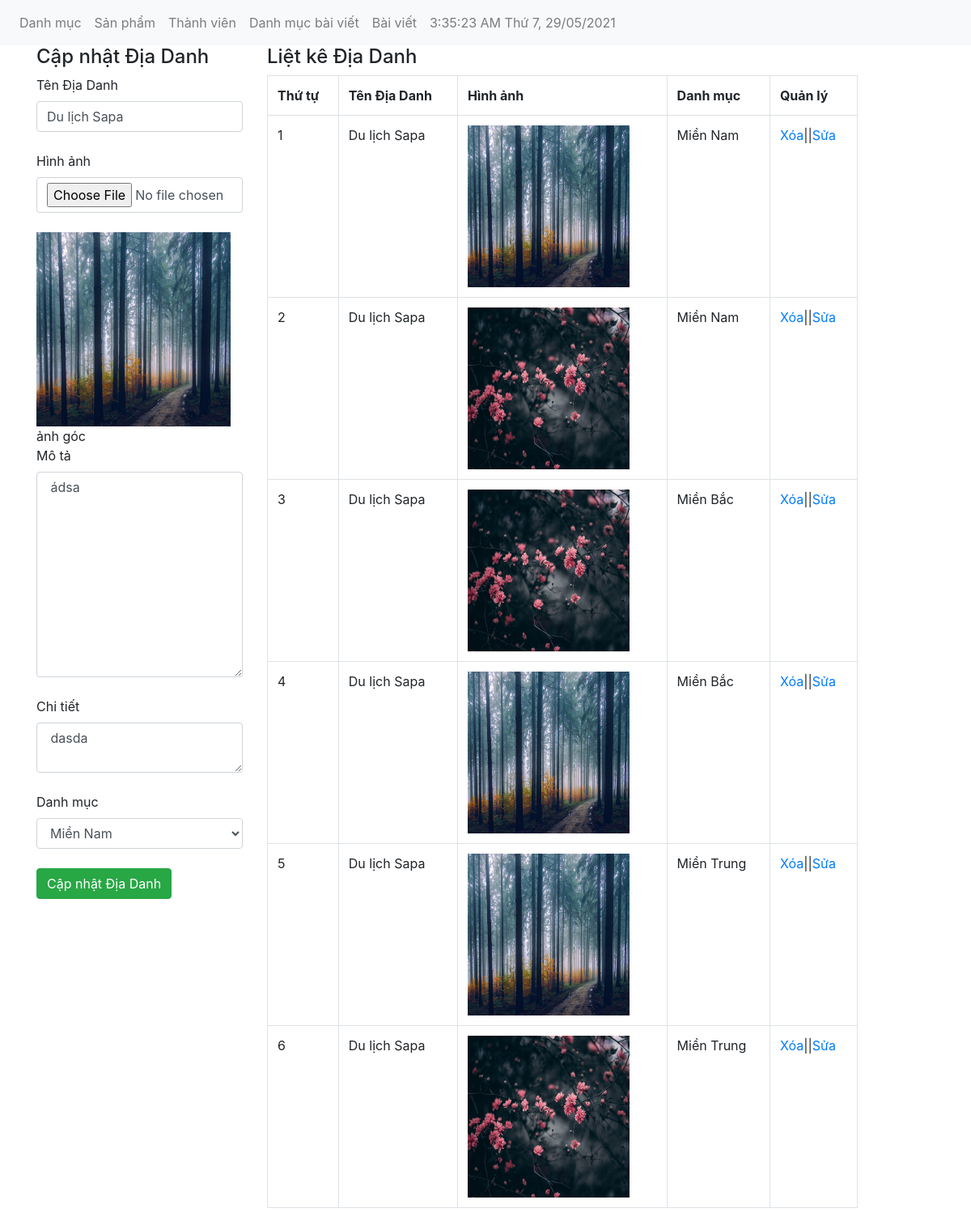
The app's page /admin/dulich.php?quanly=capnhat&capnhat_id=49 with its own data.
### tables this page shows
CREATE TABLE `tbl_dulich` (
  `dulich_id` int(11) NOT NULL,
  `category_id` int(11) NOT NULL,
  `dulich_name` varchar(255) NOT NULL,
  `dulich_chitiet` text NOT NULL,
  `dulich_mota` text NOT NULL,
  `dulich_image` varchar(50) NOT NULL
);

CREATE TABLE `tbl_category` (
  `category_id` int(11) NOT NULL,
  `category_name` varchar(50) NOT NULL
);

### admin/dulich.php (the view, shortened to what this page needs)
<?php include('../db/ketnoi.php'); ?>
<!DOCTYPE html>
<html lang="en">
<head>
    <link href="../css/bootstrap.css" rel="stylesheet" type="text/css" media="all" />
</head>
<body>
<?php include './menutop.php' ?>
    <div class="container">
        <div class="row">
            <?php
                if(isset($_GET['quanly'])=='capnhat'){
                    $id_capnhat = $_GET['capnhat_id'];
                    $sql_capnhat = mysqli_query($con,"SELECT * FROM tbl_dulich WHERE dulich_id = '$id_capnhat'");
                    $row_capnhat = mysqli_fetch_array($sql_capnhat);
                    $id_category_1 = $row_capnhat['category_id'];
                   ?>
                      <div class="col-md-3">
                <h4>Cập nhật Địa Danh</h4>
                <form action="" method="POST" enctype="multipart/form-data">
                    <label>Tên Địa Danh</label>
                    <input type="text" class="form-control" name="tendulich" value="<?php echo $row_capnhat['dulich_name'] ?>"><br>
                    <label>Hình ảnh</label>
                    <input type="file" class="form-control" name="hinhanh" ><br>
                    <img src="../uploads/<?php echo $row_capnhat['dulich_image'] ?>" height="240" width="240"><span>ảnh góc</span><br>
                    <label>Mô tả</label>
                    <textarea class="form-control" rows="10" name="mota"><?php echo $row_capnhat['dulich_mota'] ?></textarea><br>
                    <label>Chi tiết</label>
                    <textarea class="form-control" name="chitiet"><?php echo $row_capnhat['dulich_chitiet'] ?></textarea><br>
                    <label>Danh mục</label>
                    <?php
                        $sql_danhmuc = mysqli_query($con,"SELECT * FROM tbl_category ORDER BY category_id ASC");
                    ?>
                    <select name="danhmuc" class="form-control">
                    <?php
                        while($row_danhmuc = mysqli_fetch_array($sql_danhmuc)){
                            if($id_category_1 == $row_danhmuc['category_id']){
                    ?>
                        <option selected value="<?php echo $row_danhmuc['category_id'] ?>"><?php echo $row_danhmuc['category_name'] ?></option>
                        <?php
                        }else{
                        }
                        ?>
                        <?php
                        }
                        ?>
                    </select><br>
                    <input type="submit" value="Cập nhật Địa Danh" class="btn btn-success" name="themdulich">
                </form>
            </div>
                <?php
                }
                ?>
            <div class="col-md-8">
                <h4>Liệt kê Địa Danh</h4>
                <?php
                $sql_select_sp = mysqli_query($con,"SELECT * FROM tbl_dulich,tbl_category WHERE tbl_dulich.category_id = tbl_category.category_id ORDER BY tbl_dulich.dulich_id ASC");
                ?>
                <table class="table table-bordered">
                    <tr>
                        <th>Thứ tự</th>
                        <th>Tên Địa Danh</th>
                        <th>Hình ảnh</th>
                        <th>Danh mục</th>
                        <th>Quản lý</th>
                    </tr>
                <?php
                    $i = 0;
                    while($row_sp = mysqli_fetch_array($sql_select_sp)){
                    $i++;
                ?>
                        <tr>
                            <td><?php echo $i ?></td>
                            <td><?php echo $row_sp['dulich_name'] ?></td>
                            <td><img src="../uploads/<?php echo $row_sp['dulich_image'] ?>" alt="" height="200" width="200"></td>
                            <td><?php echo $row_sp['category_name'] ?></td>
                            <td><a href="?xoa=<?php echo $row_sp['dulich_id'] ?>">Xóa</a>||<a href="dulich.php?quanly=capnhat&capnhat_id=<?php echo $row_sp['dulich_id'] ?>">Sửa</a></td>
                        </tr>
                        <?php
                    }
                    ?>
        </table>
            </div>
        </div>
    </div>
</body>
</html>

### records on screen
tbl_dulich: tendulich "Du lịch Sapa", dulich_image (picture), mota "ádsa", chitiet "dasda", dulich_name "Du lịch Sapa", category.category_name "Miền Nam"
tbl_dulich: dulich_name "Du lịch Sapa", dulich_image (picture), category.category_name "Miền Nam"
tbl_dulich: dulich_name "Du lịch Sapa", dulich_image (picture), category.category_name "Miền Bắc"
tbl_dulich: dulich_name "Du lịch Sapa", dulich_image (picture), category.category_name "Miền Bắc"
tbl_dulich: dulich_name "Du lịch Sapa", dulich_image (picture), category.category_name "Miền Trung"
tbl_dulich: dulich_name "Du lịch Sapa", dulich_image (picture), category.category_name "Miền Trung"

### other values on screen
form field danhmuc "Miền Nam"
